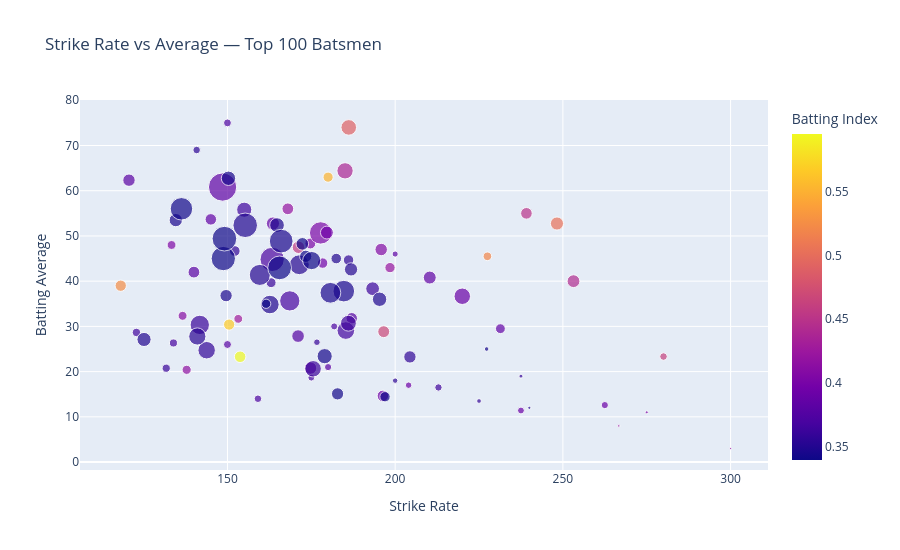

The cell this chart's notebook holds for it:
### Markdown cell above
SR vs Average Bubble Chart

### Code cell
import plotly.express as px
import os

os.makedirs("outputs", exist_ok=True)

batting_qual['strike_rate'] = (batting_qual['runs'] / batting_qual['balls_faced']) * 100
batting_qual['average'] = batting_qual['runs'] / batting_qual['innings']

fig_bubble = px.scatter(
    batting_qual.nlargest(100,'bat_index'),
    x='strike_rate',
    y='average',
    size='runs',
    color='bat_index',
    hover_name='batter',
    hover_data={
        'runs':True,
        'strike_rate':':.1f',

        
        'average':':.2f',
        'bat_index':':.2f'
    },
    title='Strike Rate vs Average — Top 100 Batsmen',
    labels={
        'strike_rate':'Strike Rate',
        'average':'Batting Average',
        'bat_index':'Batting Index'
    }

    
)

fig_bubble.update_layout(height=550)

fig_bubble.write_html(
    "outputs/dashboard_batting_scatter.html"
)

fig_bubble.show()

### Figure 1 — Plotly figure (JSON) as saved in the notebook; plotly's stock layout.template omitted (floating-point values rounded to 4 significant figures; data arrays with more than 128 entries replaced by an {"elided": "..."} marker saying what was removed)
{"data": [{"customdata": {"elided": "100x2 float values"}, "hovertemplate": "<b>%{hovertext}</b><br><br>Strike Rate=%{x:.1f}<br>Batting Average=%{y:.2f}<br>runs=%{customdata[0]}<br>Batting Index=%{marker.color:.2f}<extra></extra>", "hovertext": ["RA Jadeja", "LA Pomersbach", "PC Valthaty", "MS Dhoni", "MP Stoinis", "AD Russell", "Abhishek Sharma", "TH David", "R Shepherd", "H Klaasen", "Priyansh Arya", "V Suryavanshi", "KL Rahul", "RA Jadeja", "D Padikkal", "MEK Hussey", "MK Lomror", "DJ Hooda", "Akash Deep", "R Powell", "BB McCullum", "SM Katich", "Tilak Varma", "CH Gayle", "J Yadav", "V Kohli", "SS Iyer", "MS Dhoni", "S Arora", "PJ Cummins", "R Shepherd", "J Fraser-McGurk", "P Simran Singh", "Priyansh Arya", "A Symonds", "V Kohli", "V Suryavanshi", "TH David", "WG Jacks", "MK Pandey", "JH Kallis", "Abhishek Sharma", "Arshad Khan", "D Ferreira", "CH Morris", "SO Hetmyer", "SA Yadav", "R Vinay Kumar", "HV Patel", "N Pooran", "SB Dubey", "DA Miller", "T Stubbs", "JA Morkel", "DA Warner", "HH Pandya", "SN Khan", "RM Patidar", "KD Karthik", "MS Dhoni", "SV Samson", "TK Curran", "RV Uthappa", "Umran Malik", "SV Samson", "MS Dhoni", "DJ Bravo", "TH David", "C Connolly", "Vivrant Sharma", "Shashank Singh", "YK Pathan", "AB de Villiers", "JC Buttler", "Ishan Kishan", "CH Gayle", "DA Miller", "P Simran Singh", "PP Chawla", "JP Duminy", "V Suryavanshi", "JM Bairstow", "YBK Jaiswal", "TM Head", "N Pooran", "WP Saha", "RR Pant", "Shubman Gill", "KA Pollard", "TU Deshpande", "JP Faulkner", "N Rana", "SE Marsh", "V Sehwag", "CH Gayle", "V Kohli", "B Sai Sudharsan", "AB de Villiers", "Rashid Khan", "G Gambhir"], "legendgroup": "", "marker": {"color": [0.5953, 0.5671, 0.5521, 0.5252, 0.5208, 0.5032, 0.4899, 0.468, 0.4619, 0.4566, 0.4495, 0.4425, 0.4378, 0.4283, 0.4214, 0.4201, 0.4196, 0.4152, 0.4147, 0.4113, 0.4079, 0.405, 0.4032, 0.4026, 0.402, 0.3971, 0.3953, 0.3939, 0.3932, 0.3928, 0.3908, 0.39, 0.3873, 0.3861, 0.3858, 0.3848, 0.3847, 0.3838, 0.3824, 0.3811, 0.3811, 0.3803, 0.3799, 0.3783, 0.3779, 0.374, 0.372, 0.3718, 0.3715, 0.3696, 0.3687, 0.3684, 0.3668, 0.3653, 0.3651, 0.365, 0.3649, 0.3633, 0.3626, 0.3615, 0.3611, 0.3608, 0.3601, 0.3591, 0.3587, 0.3584, 0.3579, 0.3572, 0.3568, 0.355, 0.355, 0.3541, 0.3516, 0.3514, 0.351, 0.3497, 0.3497, 0.3496, 0.3494, 0.3493, 0.3488, 0.3475, 0.3473, 0.3466, 0.3465, 0.3461, 0.3461, 0.345, 0.3436, 0.3432, 0.3424, 0.3421, 0.3419, 0.3412, 0.341, 0.3409, 0.3407, 0.3405, 0.3404, 0.3396], "coloraxis": "coloraxis", "size": [163, 152, 126, 156, 91, 211, 296, 173, 70, 190, 165, 200, 322, 95, 129, 168, 8, 102, 6, 97, 188, 96, 145, 608, 11, 132, 203, 161, 51, 63, 57, 330, 211, 118, 161, 973, 204, 187, 46, 168, 187, 63, 78, 159, 195, 75, 717, 70, 60, 499, 56, 79, 378, 86, 279, 307, 66, 230, 330, 455, 119, 83, 53, 19, 140, 371, 27, 186, 134, 69, 36, 361, 480, 538, 213, 733, 418, 135, 12, 244, 252, 262, 184, 567, 524, 214, 684, 251, 281, 25, 181, 182, 616, 401, 720, 741, 193, 687, 130, 105], "sizemode": "area", "sizeref": 2.433, "symbol": "circle"}, "mode": "markers", "name": "", "orientation": "v", "showlegend": false, "type": "scatter", "x": [153.8, 150.5, 180.0, 118.2, 227.5, 248.2, 186.2, 196.6, 280.0, 171.2, 239.1, 253.2, 185.1, 153.2, 198.5, 168.0, 266.7, 137.8, 300.0, 136.6, 195.8, 133.3, 174.7, 177.8, 275.0, 178.4, 179.6, 196.3, 204.0, 262.5, 237.5, 220.0, 163.6, 231.4, 145.0, 148.5, 210.3, 174.8, 200.0, 140.0, 120.6, 180.0, 150.0, 187.1, 171.1, 150.0, 163.3, 159.1, 181.8, 168.6, 175.0, 133.9, 185.3, 122.9, 155.0, 186.1, 212.9, 193.3, 175.5, 141.7, 163.0, 131.7, 176.7, 237.5, 152.2, 143.8, 225.0, 204.4, 186.1, 140.8, 200.0, 141.0, 171.4, 159.6, 186.8, 155.3, 162.6, 182.4, 240.0, 125.1, 195.3, 164.8, 149.6, 184.7, 180.7, 134.6, 166.0, 150.3, 179.0, 227.3, 182.8, 173.3, 136.3, 175.1, 148.8, 149.1, 172.3, 165.5, 197.0, 161.5], "xaxis": "x", "y": [23.29, 30.4, 63.0, 39.0, 45.5, 52.75, 74.0, 28.83, 23.33, 47.5, 55.0, 40.0, 64.4, 31.67, 43.0, 56.0, 8.0, 20.4, 3.0, 32.33, 47.0, 48.0, 48.33, 50.67, 11.0, 44.0, 50.75, 14.64, 17.0, 12.6, 11.4, 36.67, 52.75, 29.5, 53.67, 60.81, 40.8, 20.78, 46.0, 42.0, 62.33, 21.0, 26.0, 31.8, 27.86, 75.0, 44.81, 14.0, 30.0, 35.64, 18.67, 26.33, 29.08, 28.67, 55.8, 30.7, 16.5, 38.33, 20.62, 30.33, 39.67, 20.75, 26.5, 19.0, 46.67, 24.73, 13.5, 23.25, 44.67, 69.0, 18.0, 27.77, 43.64, 41.38, 42.6, 52.36, 34.83, 45.0, 12.0, 27.11, 36.0, 52.4, 36.8, 37.8, 37.43, 53.5, 48.86, 62.75, 23.42, 25.0, 15.08, 45.5, 56.0, 44.56, 45.0, 49.4, 48.25, 42.94, 14.44, 35.0], "yaxis": "y"}], "layout": {"coloraxis": {"colorbar": {"title": {"text": "Batting Index"}}, "colorscale": [[0, "#0d0887"], [0.1111, "#46039f"], [0.2222, "#7201a8"], [0.3333, "#9c179e"], [0.4444, "#bd3786"], [0.5556, "#d8576b"], [0.6667, "#ed7953"], [0.7778, "#fb9f3a"], [0.8889, "#fdca26"], [1, "#f0f921"]]}, "height": 550, "legend": {"itemsizing": "constant", "tracegroupgap": 0}, "title": {"text": "Strike Rate vs Average — Top 100 Batsmen"}, "xaxis": {"anchor": "y", "domain": [0, 1], "title": {"text": "Strike Rate"}}, "yaxis": {"anchor": "x", "domain": [0, 1], "title": {"text": "Batting Average"}}}}
